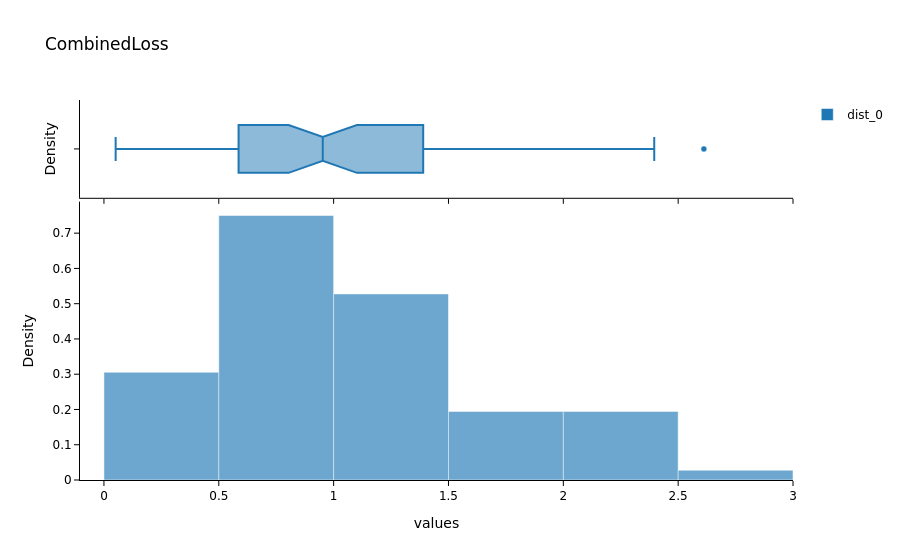
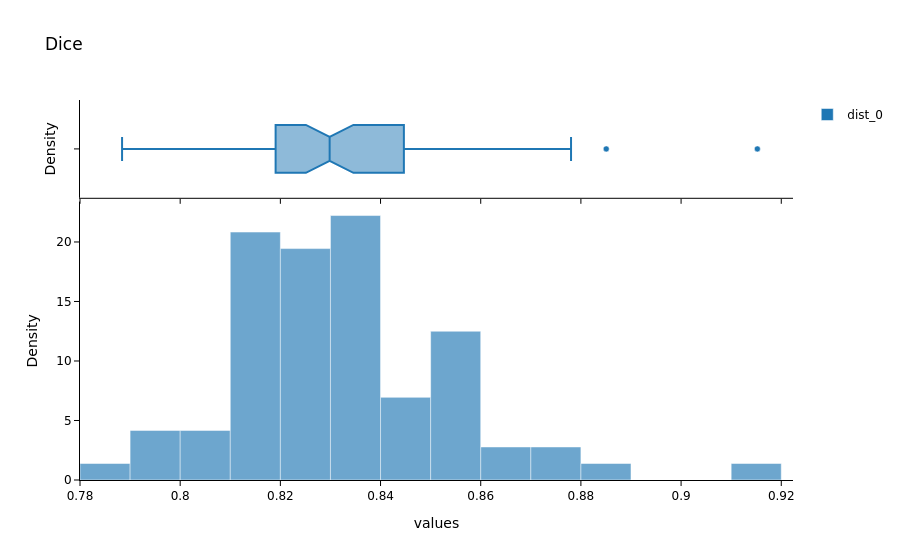

Notebook code for these charts, in order:
### Markdown cell above
### Evaluate the Model on Test Data

In the next cell, we will evaluate the performance of the trained model on unseen test data. This step is crucial to get an unbiased evaluation of the model's performance and understand how well it generalizes to new data.

- `test_X_path`: The path to the directory containing the low-resolution test images.
- `test_data`: A `DataLoader` object created from the test images.
- `evaluate_model(trainer, test_data, metrics=SSIMMetric(2))`: This function evaluates the model on the test dataset using the specified metrics (in this case, SSIM).

> Suggestions for customization:
>- Change the `test_X_path` variable to point to a different test dataset.
>- Add more metrics to the `metrics` parameter to get a comprehensive evaluation (e.g., `MSEMetric()`, `MAEMetric()`).
>- Save the evaluation results to a file for further analysis or reporting.

Evaluating the model on test data helps in understanding its performance in real-world scenarios and identifying any areas that may need further improvement.

### Code cell
test_data = test_biodataloader(data, output_directory + '/patches_test.csv')
# print length of test dataset
print('test images:', len(test_data.items))

evaluate_model(trainer, test_data, metrics=metrics, cmap='cividis');

### Figure 1 — Plotly figure (JSON) as saved in the notebook; plotly's stock layout.template omitted (floating-point values rounded to 4 significant figures)
{"data": [{"bingroup": "x", "histnorm": "probability density", "hovertemplate": "dist=dist_0<br>values=%{x}<br>probability density=%{y}<extra></extra>", "legendgroup": "dist_0", "marker": {"color": "#1F77B4", "line": {"color": "white", "width": 0.5}, "opacity": 0.65, "pattern": {"shape": ""}}, "name": "dist_0", "orientation": "v", "showlegend": true, "type": "histogram", "x": [0.7668, 1.076, 0.9095, 2.094, 2.313, 0.5561, 0.2795, 1.511, 2.612, 0.6989, 0.6512, 2.255, 1.284, 1.589, 1.178, 0.8341, 0.6305, 0.05094, 0.6823, 0.7413, 0.948, 1.669, 1.892, 0.5481, 1.587, 1.153, 0.5721, 0.3813, 1.302, 0.3796, 0.8737, 2.396, 1.016, 0.9573, 1.395, 0.2404, 1.011, 0.8251, 0.5125, 0.2407, 0.724, 0.4452, 1.8, 0.7253, 1.041, 0.6001, 2.212, 0.4515, 2.379, 1.828, 0.5224, 0.8699, 0.7629, 0.2048, 1.312, 0.9941, 0.4611, 0.9047, 1.395, 0.4327, 1.175, 1.453, 1.099, 1.033, 1.191, 0.5318, 0.5478, 1.385, 0.7801, 1.309, 1.304, 2.276], "xaxis": "x", "yaxis": "y"}, {"customdata": [["dist_0"], ["dist_0"], ["dist_0"], ["dist_0"], ["dist_0"], ["dist_0"], ["dist_0"], ["dist_0"], ["dist_0"], ["dist_0"], ["dist_0"], ["dist_0"], ["dist_0"], ["dist_0"], ["dist_0"], ["dist_0"], ["dist_0"], ["dist_0"], ["dist_0"], ["dist_0"], ["dist_0"], ["dist_0"], ["dist_0"], ["dist_0"], ["dist_0"], ["dist_0"], ["dist_0"], ["dist_0"], ["dist_0"], ["dist_0"], ["dist_0"], ["dist_0"], ["dist_0"], ["dist_0"], ["dist_0"], ["dist_0"], ["dist_0"], ["dist_0"], ["dist_0"], ["dist_0"], ["dist_0"], ["dist_0"], ["dist_0"], ["dist_0"], ["dist_0"], ["dist_0"], ["dist_0"], ["dist_0"], ["dist_0"], ["dist_0"], ["dist_0"], ["dist_0"], ["dist_0"], ["dist_0"], ["dist_0"], ["dist_0"], ["dist_0"], ["dist_0"], ["dist_0"], ["dist_0"], ["dist_0"], ["dist_0"], ["dist_0"], ["dist_0"], ["dist_0"], ["dist_0"], ["dist_0"], ["dist_0"], ["dist_0"], ["dist_0"], ["dist_0"], ["dist_0"]], "hovertemplate": "dist=%{customdata[0]}<br>values=%{x}<extra></extra>", "legendgroup": "dist_0", "marker": {"color": "#1F77B4", "line": {"color": "white", "width": 0.5}}, "name": "dist_0", "notched": true, "showlegend": false, "type": "box", "x": [0.7668, 1.076, 0.9095, 2.094, 2.313, 0.5561, 0.2795, 1.511, 2.612, 0.6989, 0.6512, 2.255, 1.284, 1.589, 1.178, 0.8341, 0.6305, 0.05094, 0.6823, 0.7413, 0.948, 1.669, 1.892, 0.5481, 1.587, 1.153, 0.5721, 0.3813, 1.302, 0.3796, 0.8737, 2.396, 1.016, 0.9573, 1.395, 0.2404, 1.011, 0.8251, 0.5125, 0.2407, 0.724, 0.4452, 1.8, 0.7253, 1.041, 0.6001, 2.212, 0.4515, 2.379, 1.828, 0.5224, 0.8699, 0.7629, 0.2048, 1.312, 0.9941, 0.4611, 0.9047, 1.395, 0.4327, 1.175, 1.453, 1.099, 1.033, 1.191, 0.5318, 0.5478, 1.385, 0.7801, 1.309, 1.304, 2.276], "xaxis": "x2", "yaxis": "y2"}], "layout": {"barmode": "overlay", "font": {"color": "black", "family": "DejaVu Sans, Arial, sans-serif", "size": 12}, "legend": {"title": {"text": ""}, "tracegroupgap": 0}, "paper_bgcolor": "white", "plot_bgcolor": "white", "title": {"text": "CombinedLoss"}, "xaxis": {"anchor": "y", "domain": [0, 1], "linecolor": "black", "linewidth": 1, "showgrid": false, "showline": true, "tickcolor": "black", "ticks": "outside", "tickwidth": 1, "title": {"text": "values"}}, "xaxis2": {"anchor": "y2", "domain": [0, 1], "linecolor": "black", "linewidth": 1, "matches": "x", "showgrid": false, "showline": true, "showticklabels": false, "tickcolor": "black", "ticks": "outside", "tickwidth": 1}, "yaxis": {"anchor": "x", "domain": [0, 0.7326], "linecolor": "black", "linewidth": 1, "showgrid": false, "showline": true, "tickcolor": "black", "ticks": "outside", "tickwidth": 1, "title": {"text": "Density"}}, "yaxis2": {"anchor": "x2", "domain": [0.7426, 1], "linecolor": "black", "linewidth": 1, "matches": "y2", "showgrid": false, "showline": true, "showticklabels": false, "tickcolor": "black", "ticks": "outside", "tickwidth": 1, "title": {"text": "Density"}}}}

### Figure 2 — Plotly figure (JSON) as saved in the notebook; plotly's stock layout.template omitted (floating-point values rounded to 4 significant figures)
{"data": [{"bingroup": "x", "histnorm": "probability density", "hovertemplate": "dist=dist_0<br>values=%{x}<br>probability density=%{y}<extra></extra>", "legendgroup": "dist_0", "marker": {"color": "#1F77B4", "line": {"color": "white", "width": 0.5}, "opacity": 0.65, "pattern": {"shape": ""}}, "name": "dist_0", "orientation": "v", "showlegend": true, "type": "histogram", "x": [0.822, 0.8334, 0.8455, 0.8442, 0.8332, 0.8184, 0.7884, 0.8163, 0.8295, 0.8211, 0.8306, 0.8408, 0.8368, 0.8595, 0.8317, 0.8361, 0.8261, 0.9152, 0.8209, 0.8171, 0.8451, 0.7913, 0.8088, 0.819, 0.8263, 0.8285, 0.8208, 0.8011, 0.8265, 0.8142, 0.8393, 0.8384, 0.8526, 0.8573, 0.8293, 0.8582, 0.8163, 0.8007, 0.8504, 0.8289, 0.856, 0.878, 0.8568, 0.8105, 0.8199, 0.8321, 0.8749, 0.811, 0.8209, 0.8137, 0.8307, 0.82, 0.7993, 0.8158, 0.8308, 0.8399, 0.8302, 0.838, 0.8339, 0.8453, 0.8191, 0.8189, 0.8277, 0.8266, 0.8314, 0.7979, 0.8557, 0.8532, 0.8625, 0.8192, 0.8618, 0.8851], "xaxis": "x", "yaxis": "y"}, {"customdata": [["dist_0"], ["dist_0"], ["dist_0"], ["dist_0"], ["dist_0"], ["dist_0"], ["dist_0"], ["dist_0"], ["dist_0"], ["dist_0"], ["dist_0"], ["dist_0"], ["dist_0"], ["dist_0"], ["dist_0"], ["dist_0"], ["dist_0"], ["dist_0"], ["dist_0"], ["dist_0"], ["dist_0"], ["dist_0"], ["dist_0"], ["dist_0"], ["dist_0"], ["dist_0"], ["dist_0"], ["dist_0"], ["dist_0"], ["dist_0"], ["dist_0"], ["dist_0"], ["dist_0"], ["dist_0"], ["dist_0"], ["dist_0"], ["dist_0"], ["dist_0"], ["dist_0"], ["dist_0"], ["dist_0"], ["dist_0"], ["dist_0"], ["dist_0"], ["dist_0"], ["dist_0"], ["dist_0"], ["dist_0"], ["dist_0"], ["dist_0"], ["dist_0"], ["dist_0"], ["dist_0"], ["dist_0"], ["dist_0"], ["dist_0"], ["dist_0"], ["dist_0"], ["dist_0"], ["dist_0"], ["dist_0"], ["dist_0"], ["dist_0"], ["dist_0"], ["dist_0"], ["dist_0"], ["dist_0"], ["dist_0"], ["dist_0"], ["dist_0"], ["dist_0"], ["dist_0"]], "hovertemplate": "dist=%{customdata[0]}<br>values=%{x}<extra></extra>", "legendgroup": "dist_0", "marker": {"color": "#1F77B4", "line": {"color": "white", "width": 0.5}}, "name": "dist_0", "notched": true, "showlegend": false, "type": "box", "x": [0.822, 0.8334, 0.8455, 0.8442, 0.8332, 0.8184, 0.7884, 0.8163, 0.8295, 0.8211, 0.8306, 0.8408, 0.8368, 0.8595, 0.8317, 0.8361, 0.8261, 0.9152, 0.8209, 0.8171, 0.8451, 0.7913, 0.8088, 0.819, 0.8263, 0.8285, 0.8208, 0.8011, 0.8265, 0.8142, 0.8393, 0.8384, 0.8526, 0.8573, 0.8293, 0.8582, 0.8163, 0.8007, 0.8504, 0.8289, 0.856, 0.878, 0.8568, 0.8105, 0.8199, 0.8321, 0.8749, 0.811, 0.8209, 0.8137, 0.8307, 0.82, 0.7993, 0.8158, 0.8308, 0.8399, 0.8302, 0.838, 0.8339, 0.8453, 0.8191, 0.8189, 0.8277, 0.8266, 0.8314, 0.7979, 0.8557, 0.8532, 0.8625, 0.8192, 0.8618, 0.8851], "xaxis": "x2", "yaxis": "y2"}], "layout": {"barmode": "overlay", "font": {"color": "black", "family": "DejaVu Sans, Arial, sans-serif", "size": 12}, "legend": {"title": {"text": ""}, "tracegroupgap": 0}, "paper_bgcolor": "white", "plot_bgcolor": "white", "title": {"text": "Dice"}, "xaxis": {"anchor": "y", "domain": [0, 1], "linecolor": "black", "linewidth": 1, "showgrid": false, "showline": true, "tickcolor": "black", "ticks": "outside", "tickwidth": 1, "title": {"text": "values"}}, "xaxis2": {"anchor": "y2", "domain": [0, 1], "linecolor": "black", "linewidth": 1, "matches": "x", "showgrid": false, "showline": true, "showticklabels": false, "tickcolor": "black", "ticks": "outside", "tickwidth": 1}, "yaxis": {"anchor": "x", "domain": [0, 0.7326], "linecolor": "black", "linewidth": 1, "showgrid": false, "showline": true, "tickcolor": "black", "ticks": "outside", "tickwidth": 1, "title": {"text": "Density"}}, "yaxis2": {"anchor": "x2", "domain": [0.7426, 1], "linecolor": "black", "linewidth": 1, "matches": "y2", "showgrid": false, "showline": true, "showticklabels": false, "tickcolor": "black", "ticks": "outside", "tickwidth": 1, "title": {"text": "Density"}}}}
